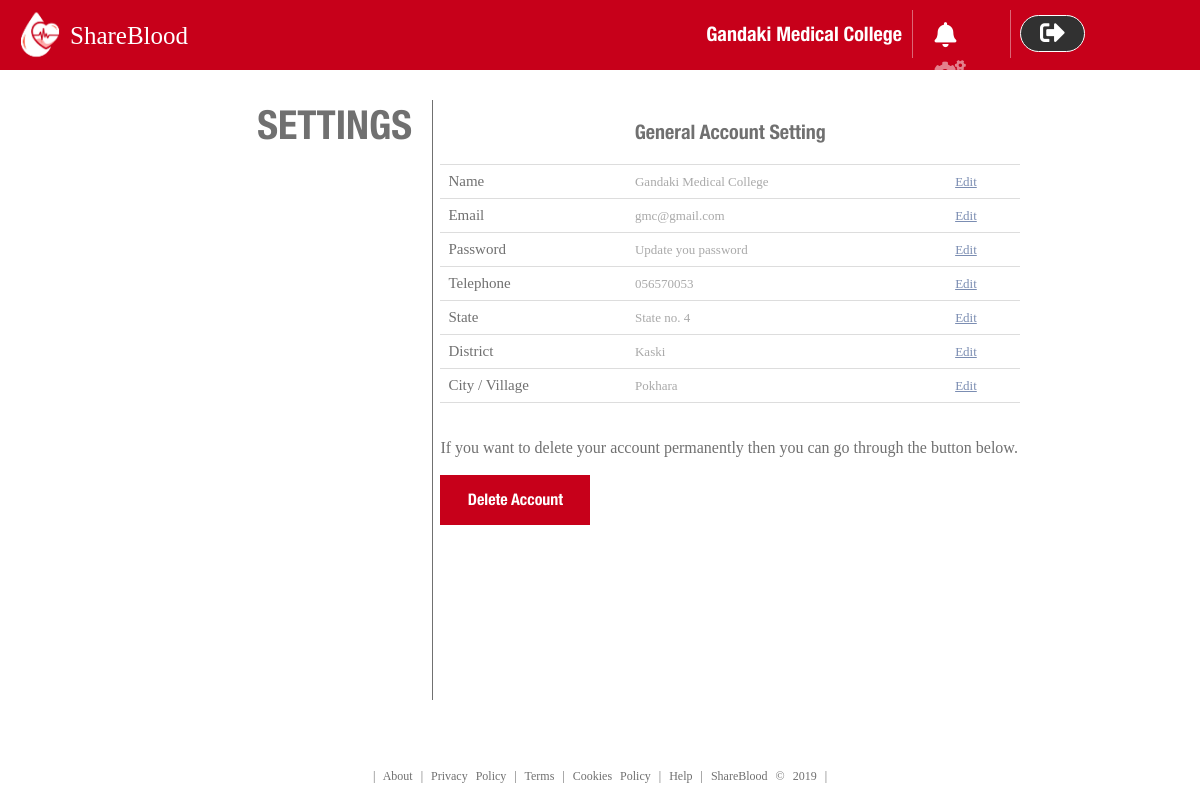
Screenshot of /settings.php (signed in) with the database file from the repository.
### tables this page shows
CREATE TABLE `hospital` (
  `id` int(11) NOT NULL,
  `name` varchar(200) NOT NULL,
  `email` varchar(200) NOT NULL,
  `password` varchar(16) NOT NULL,
  `picture` varchar(500) NOT NULL,
  `telephone` varchar(10) NOT NULL,
  `state` int(1) NOT NULL,
  `district` varchar(100) NOT NULL,
  `city / village` varchar(100) NOT NULL,
  `created date` datetime NOT NULL
);

### modules/session.php (called while the page is built, shortened)
<?php
include('connection.php') ;
$email = $_SESSION['email'] ;
$query = " SELECT * FROM hospital WHERE email='$email' " ;
$data = mysqli_query($conn , $query) ;
$result = mysqli_fetch_assoc($data);
?>

### settings.php (the view, shortened to what this page needs)
<?php
include('modules/session.php') ;
?>
<!DOCTYPE html>
<html lang="en">
<head>
    <link rel="stylesheet" href="css/settings.css">
    <link rel="stylesheet" href="https://use.fontawesome.com/releases/v5.5.0/css/all.css">
</head>
<body>
   <div class = "nav" >
            <img src = "images/trans.png">
            <span id="shareblood">ShareBlood</span>
             <div class="hospital-detail">
                <div class="hospital-name-box">
                    <a href="home.php"><?php echo $result['name']; ?></a>
                </div>
                <div class="options-box">
                    <i class="fas fa-bell" id="bell" title="Notification"></i>
                    <i class="fas fa-cogs" id="setting" title="Setting" onclick="window.location.href='settings.php'"></i>
                </div>
                <div class="logout-box">
                    <button title="Click here to logout." onclick="logoutClick()"><i class="fas fa-sign-out-alt"></i></button>
                </div>
            </div>
    </div>
    <div class = "main-box">
        <div class="setting-title">
            <span id="setting-heading">SETTINGS</span>
        </div>
        <div class="setting-table">
            <h3>General Account Setting</h3>
            <table id="setting-table">
                <tr id="tr1">
                    <td>Name</td>
                    <td><?php echo $result['name']; ?></td>
                    <td><i class="fa fa-edit" id="edit1"></i></td>
                    <td>Edit</td>
                </tr>
                <tr id="tr2">
                    <td>Email</td>
                    <td><?php echo $result['email']; ?></td>
                    <td><i class="fa fa-edit" id="edit2"></i></td>
                    <td>Edit</td>
                </tr>
                <tr id="tr3">
                    <td>Password</td>
                    <td>Update you password</td>
                    <td><i class="fa fa-edit" id="edit3"></i></td>
                    <td>Edit</td>
                </tr>
                <tr id="tr4">
                    <td>Telephone</td>
                    <td><?php echo $result['telephone']; ?></td>
                    <td><i class="fa fa-edit" id="edit4"></i></td>
                    <td>Edit</td>
                </tr>
                <tr id="tr5">
                    <td>State</td>
                    <td><?php echo 'State no. '.$result['state']; ?></td>
                    <td><i class="fa fa-edit" id="edit5"></i></td>
                    <td>Edit</td>
                </tr>
                <tr id="tr6">
                    <td>District</td>
                    <td><?php echo $result['district']; ?></td>
                    <td><i class="fa fa-edit" id="edit6"></i></td>
                    <td>Edit</td>
                </tr>
                <tr id="tr7">
                    <td>City / Village</td>
                    <td><?php echo $result['city / village']; ?></td>
                    <td><i class="fa fa-edit" id="edit7"></i></td>
                    <td>Edit</td>
                </tr>
            </table>
                <br><br>
                <span id="info">If you want to delete your account permanently then you can go through the button below.</span>
                <br><br>
            <button id="btn-delete">Delete Account </button>
        </div>
    </div>
     <div class="footer">
                | <a href="about.html" target="_Blank">About</a>
                | <a href="privacy.html" target="_Blank">Privacy Policy</a>
                | <a href="terms.html" target="_Blank">Terms</a>
                | <a href="cookies.html" target="_Blank">Cookies Policy</a>
                | <a href="help.html" target="_Blank">Help</a>
                | ShareBlood &copy; 2019 |
     </div>
</body>
</html>

### css/settings.css (style rules this page uses)
body { margin:0 ; padding: 0; }
.nav { background-color: #C7001A; height: 70px; }
.nav img { height: 80px; width: 80px ; margin-top : -5px; }
#shareblood { color : white ; font-family: HelveticaNeueCondensedBlack ; font-size: 25px; position: absolute ; top:22px; margin-left:-10px; }
.hospital-detail { float: right; width : 80%; height: 68px; }
.hospital-name-box { width : 70%; height: 70%; border-right: 1px solid #DB6776; margin-top:10.2px; text-align: right; }
.hospital-name-box a { text-decoration: none ; color: #ffffff ; font-size: 20px; font-family: HelveticaNeueCondensedBold; padding-right:10px; position: relative; top:25%; }
.options-box { width: 8%; height: 48px; border-right: 1px solid #DB6776; position: absolute; top : 1.3%; left : 76.2% ; }
#bell , #setting { font-size: 25px; color : #ffffff ; padding-left: 20px; margin-top : 12px; }
#setting { opacity: 0.5; }
.logout-box { width : 9% ; height: 46px ; border: none ; position: absolute; top: 1.3% ; left : 85%; color : #ffffff ; }
.logout-box button { width:60%; height: 80%; font-size:25px; color : #ffffff ; outline: none; border-radius: 25px; margin-top:5px; border: 1px solid #ffffff ; background-color: #313131 ; color : #ffffff ; }
.main-box { width : 70% ; height: 600px; margin-left : 15% ; margin-right: 15% ; margin-top : 30px; }
.setting-title { float : left ; width : 30% ; height: 100% ; border-right : 1px solid #707070 }
.setting-table { float : right ; width : 69% ; height: 100%; }
#setting-heading { color : #707070 ; font-family: HelveticaNeueCondensedBold ; font-size: 40px; float: right; margin-right : 20px; }
h3 { font-family: HelveticaNeueCondensedBold; color : #707070 ; font-size: 20px; text-align: center ; }
.setting-table table { width : 100% ; height: auto; border-collapse: collapse; font-family: HelveticaNeueMedium ; font-size : 15px ; color : #707070 ; }
td { border-top : 1px solid #dddddd ; border-bottom: 1px solid #dddddd ; text-align: left; padding: 8px; }
td:nth-child(2) , td:nth-child(4) { opacity: 0.6 ; font-size : 13px; }
td:nth-child(3) { text-align: right; color : #24427F ; font-size : 12px; }
td:nth-child(4) { text-decoration: underline ; color : #24427F ; }
#info { font-family: HelveticaNeueThin ; font-size: 16px; color : #707070 ; }
#btn-delete { background-color: #C7001A ; color : #ffffff ; font-family: HelveticaNeueCondensedBold ; font-size: 16px; border: none ; outline: none ; height: 50px ; width : 150px; }
.footer { text-align: center ; position: fixed; left: 0; bottom: 2%; width: 100%; color : #707070 ; word-spacing: 5px; font-family: HelveticaNeueThin ; font-size: 12px; }
.footer a { color : inherit ; text-decoration: none ; }

### rows the page displays
hospital: name "Gandaki Medical College", email "gmc@gmail.com", telephone "056570053", state "4", district "Kaski", value "Pokhara"
